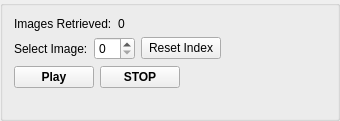
   <widget class="QGroupBox" name="groupBox_3">
    <property name="geometry">
     <rect>
      <x>1070</x>
      <y>680</y>
      <width>340</width>
      <height>121</height>
     </rect>
    </property>
    <property name="title">
     <string/>
    </property>
    <layout class="QFormLayout" name="formLayout">
     <item row="0" column="0">
      <layout class="QHBoxLayout" name="horizontalLayout_4">
       <item>
        <widget class="QLabel" name="labelImageCount">
         <property name="text">
          <string>Images Retrieved:</string>
         </property>
        </widget>
       </item>
       <item>
        <widget class="QLabel" name="labelImageCountNumber">
         <property name="minimumSize">
          <size>
           <width>50</width>
           <height>0</height>
          </size>
         </property>
         <property name="text">
          <string>0</string>
         </property>
         <property name="alignment">
          <set>Qt::AlignLeading|Qt::AlignLeft|Qt::AlignVCenter</set>
         </property>
        </widget>
       </item>
      </layout>
     </item>
     <item row="1" column="0">
      <layout class="QHBoxLayout" name="horizontalLayout_6">
       <item>
        <widget class="QLabel" name="labelSelectImage">
         <property name="text">
          <string>Select Image:</string>
         </property>
        </widget>
       </item>
       <item>
        <widget class="QSpinBox" name="spinBoxDailyImage"/>
       </item>
       <item>
        <widget class="QPushButton" name="pushButtonResetImageIndex">
         <property name="text">
          <string>Reset Index</string>
         </property>
        </widget>
       </item>
      </layout>
     </item>
     <item row="2" column="0">
      <layout class="QHBoxLayout" name="horizontalLayout_5">
       <item>
        <widget class="QPushButton" name="pushButtonPlay">
         <property name="font">
          <font>
           <weight>75</weight>
           <bold>true</bold>
          </font>
         </property>
         <property name="autoFillBackground">
          <bool>true</bool>
         </property>
         <property name="text">
          <string>Play</string>
         </property>
        </widget>
       </item>
       <item>
        <widget class="QPushButton" name="pushButtonStop">
         <property name="font">
          <font>
           <weight>75</weight>
           <bold>true</bold>
          </font>
         </property>
         <property name="autoFillBackground">
          <bool>true</bool>
         </property>
         <property name="text">
          <string>STOP</string>
         </property>
        </widget>
       </item>
      </layout>
     </item>
    </layout>
   </widget>
